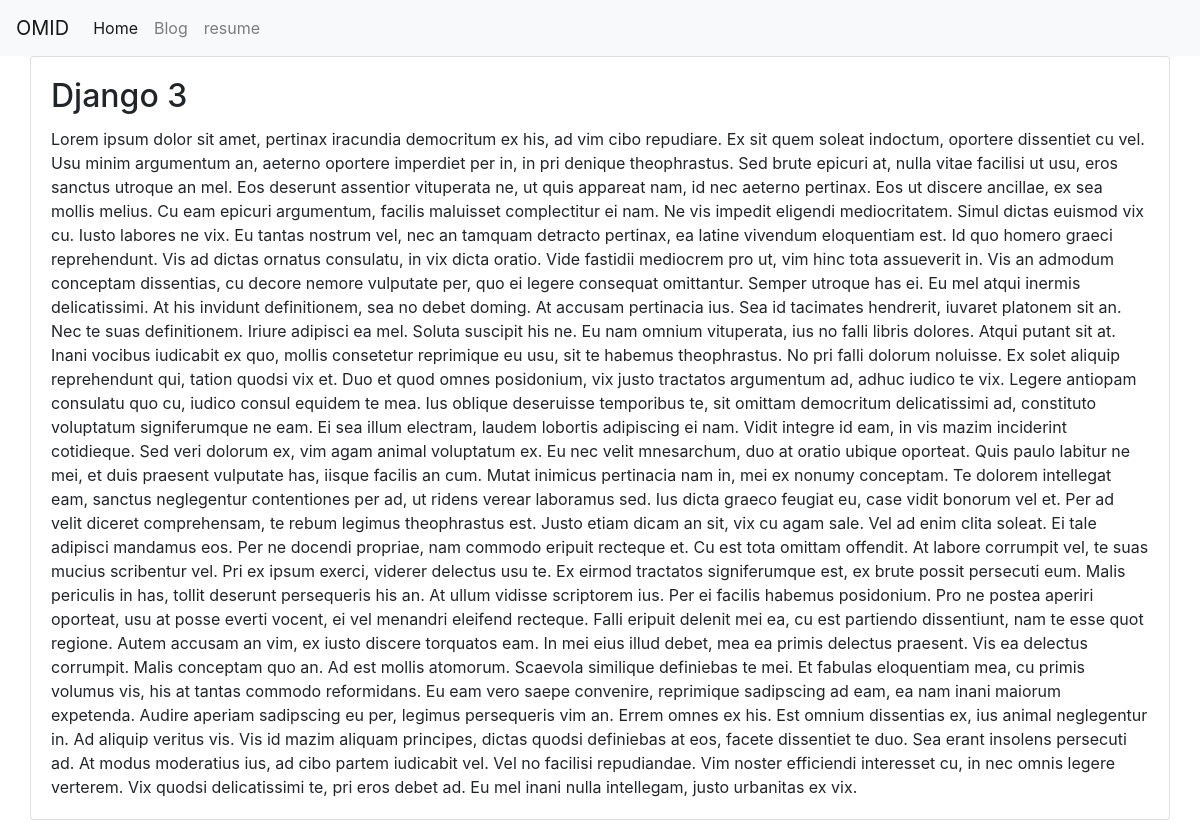
The page /blog/7 on the database its author committed.
### blog/models.py (models this page shows, shortened)
class Post(models.Model):
    title = models.CharField(max_length=100)
    url = models.URLField(blank=True)
    post = models.TextField()
    image = models.ImageField(upload_to='blog/images', blank=True)
    date = models.DateField(default=timezone.now)

### blog/views.py (the view)
# urls.py: path('<int:post_id>', views.detail, name="detail"),
def detail(request, post_id):
    post = get_object_or_404(Post, pk=post_id)
    return render(request, 'blog/detail.html', {'post': post})

### blog/templates/blog/detail.html (shortened to what this page needs)
{% extends 'portfolio/index.html' %}
{% block content %}
<div class="container">
    <div class="row">
            <div class="card">
                <div class="card-body">
                    <h2 class="card-title">{{post.title}}</h2>
                    <p class="card-text">{{post.post}}</p>
                  </div>
              </div>
          </div>
      </div>
  {% endblock %}

### rows shown on the page
Post: title "Django 3", post "Lorem ipsum dolor sit amet, pertinax iracundia democritum ex his, ad vim cibo repudiare. Ex sit quem soleat indoctum, oportere dissentiet cu vel. Usu minim argumentum an, aeterno oportere imperdiet per in, in pri denique theophrastus. Sed brute epicuri at, nulla vitae facilisi ut usu, eros sanctus utroque an mel. Eos deserunt assentior vituperata ne, ut quis appareat nam, id nec aeterno pertinax. Eos ut discere ancillae, ex sea mollis melius. Cu eam epicuri argumentum, facilis maluisset complectitur ei nam. Ne vis impedit eligendi mediocritatem. Simul dictas euismod vix cu. Iusto labores ne vix. Eu tantas nostrum vel, nec an tamquam detracto pertinax, ea latine vivendum eloquentiam est. Id…"
